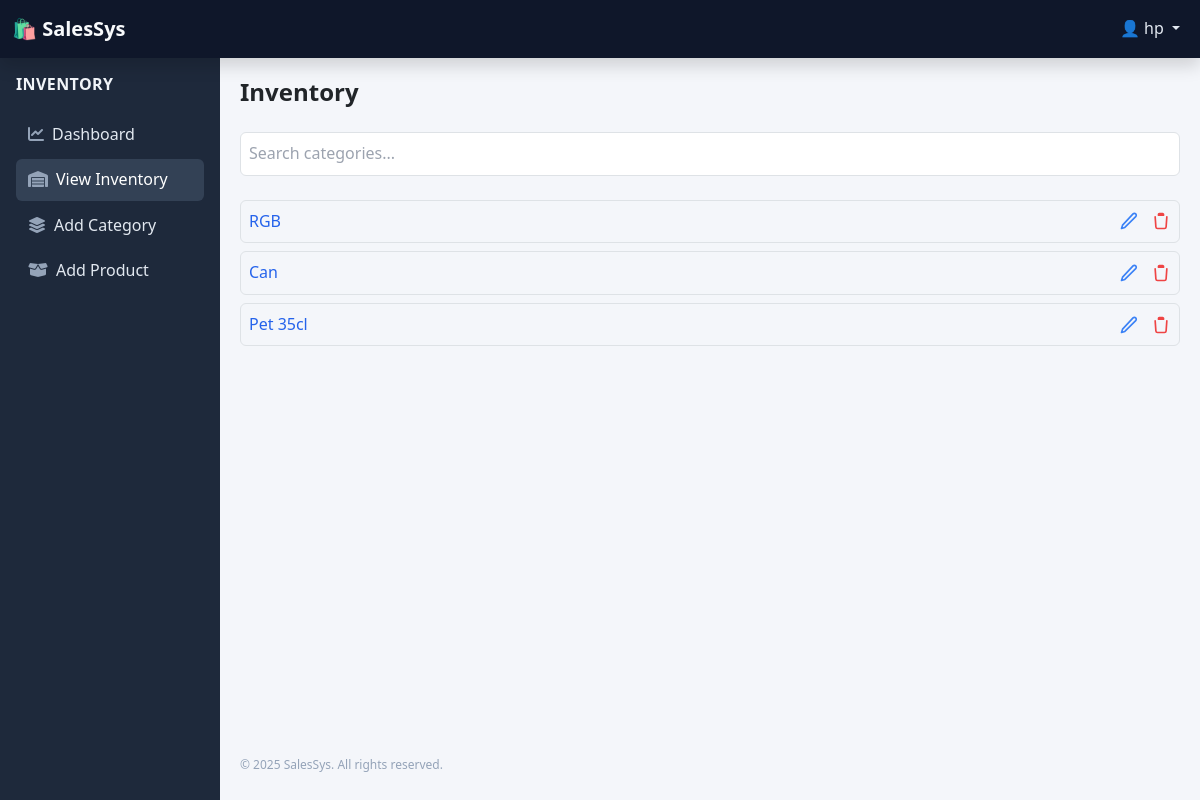
/inventory/ (signed in), run on the app's committed database.
### core/models.py (models this page shows, shortened)
class CustomUser(AbstractUser):
    ROLE_CHOICES = (
        ('admin_panel', 'Administrator'),
        ('storekeeper', 'Store Keeper'),
        ('salesperson', 'Sales Person')
    )
    role = models.CharField(max_length=40, choices=ROLE_CHOICES)

### inventory/models.py (models this page shows, shortened)
class Category(models.Model):
    name = models.CharField(max_length=100)
    created_by = models.ForeignKey(
        settings.AUTH_USER_MODEL,
        null=True,
        blank=True,
        on_delete=models.SET_NULL
    )
    created_at = models.DateTimeField(default=timezone.now)
    class Meta:
        verbose_name_plural = 'categories'

### inventory/views.py (the view)
# urls.py: path('', views.inventory_view, name='inventory'),
@login_required
@user_passes_test(is_storekeeper)
def inventory_view(request):
    categories = Category.objects.all()
    return render(request, 'inventory/inventory.html', {'categories': categories})

### inventory/views.py (called while the page is built)
def is_storekeeper(user):
    return user.is_authenticated and user.is_storekeeper

### inventory/templates/inventory/inventory.html (shortened to what this page needs)
{% extends "inventory_base.html" %}
{% block content %}
<h1 class="text-2xl font-bold mb-6">Inventory</h1>
<div class="mb-4">
    <input type="text" id="categorySearch" placeholder="Search categories..."
           class="w-full p-2 border rounded"/>
</div>
{% if categories %}
<div id="inventory" class="list-group" style="border-radius: 10px">
    {% for category in categories %}
    <div class="flex justify-between items-center mb-2 p-2 border rounded category-item">
        <a href="{% url 'product' category.id %}" class="flex-grow text-blue-600 hover:underline">
            {{ category.name }}
        </a>
        <div class="flex space-x-3">
            <a href="{% url 'edit_category' category.id %}" class="text-blue-500 hover:text-blue-700" title="Edit">
                <svg xmlns="http://www.w3.org/2000/svg" class="h-5 w-5" fill="none" viewBox="0 0 24 24"
                     stroke="currentColor" stroke-width="2">
                    <path stroke-linecap="round" stroke-linejoin="round"
                          d="M16.862 3.487a2.25 2.25 0 113.182 3.182L7 19.713 3 21l1.287-4L16.862 3.487z"/>
                </svg>
            </a>
            <a href="{% url 'delete_category' category.id %}" class="text-red-500 hover:text-red-700" title="Delete"
               onclick="return confirm('Are you sure you want to delete this category?');">
                <svg xmlns="http://www.w3.org/2000/svg" class="h-5 w-5" fill="none" viewBox="0 0 24 24"
                     stroke="currentColor" stroke-width="2">
                    <path stroke-linecap="round" stroke-linejoin="round"
                          d="M19 7l-.867 12.142A2 2 0 0116.138 21H7.862a2 2 0 01-1.995-1.858L5 7m5-4h4m-4 0a1 1 0 00-1 1v1h6V4a1 1 0 00-1-1m-4 0h4"/>
                </svg>
            </a>
        </div>
    </div>
    {% endfor %}
</div>
{% else %}
    <div class="no-orders">
        No category found.
    </div>
{% endif %}
{% endblock %}

### templates/inventory_base.html (shortened to what this page needs)
<!DOCTYPE html>
{% load static %}
<html lang="en">
<head>
    <link href="https://cdn.jsdelivr.net/npm/bootstrap@5.3.0/dist/css/bootstrap.min.css" rel="stylesheet">
    <link href="https://cdnjs.cloudflare.com/ajax/libs/font-awesome/6.4.0/css/all.min.css" rel="stylesheet">
    <link href="https://cdn.jsdelivr.net/npm/tailwindcss@2.2.19/dist/tailwind.min.css" rel="stylesheet">
    <link href="https://cdnjs.cloudflare.com/ajax/libs/toastr.js/latest/toastr.min.css" rel="stylesheet">
    <link rel="stylesheet" href="{% static 'css/sale.css' %}">
</head>
<body>
<nav class="navbar navbar-expand-lg fixed-top shadow">
    <div class="container-fluid">
        <a class="navbar-brand" href="{% url 'create_order' %}">🛍️ SalesSys</a>
        <div class="collapse navbar-collapse justify-content-end" id="navbarCollapseMenu">
            <ul class="navbar-nav mb-2 mb-lg-0">
                {% if request.user.is_authenticated %}
                    <li class="nav-item dropdown">
                        <a class="nav-link dropdown-toggle" href="#" id="userDropdown" role="button" data-bs-toggle="dropdown">
                            👤 {{ request.user.username }}
                        </a>
                    </li>
                {% else %}
                    <li class="nav-item">
                        <a class="nav-link" href="{% url 'login' %}">Login</a>
                    </li>
                {% endif %}
            </ul>
        </div>
    </div>
</nav>
<div class="d-flex">
    <div class="sidebar p-3" id="sidebar">
        <ul class="nav flex-column">
            <li class="nav-item mb-3">
                <strong class="uppercase tracking-wide">Inventory</strong>
            </li>
            <li class="nav-item">
                <a href="{% url 'inventory_dashboard' %}" class="nav-link {% if request.path == '/inventory/dashboard/' %}active{% endif %}">
                    <i class="fa fa-chart-line me-2"></i>Dashboard
                </a>
            </li>
            <li class="nav-item">
                <a href="{% url 'inventory' %}" class="nav-link {% if request.path == '/inventory/' %}active{% endif %}">
                    <i class="fa fa-warehouse me-2"></i>View Inventory
                </a>
            </li>
            <li class="nav-item">
                <a href="{% url 'create_category' %}" class="nav-link {% if request.path == '/inventory/category/add/' %}active{% endif %}">
                    <i class="fa fa-layer-group me-2"></i>Add Category
                </a>
            </li>
            <li class="nav-item">
                <a href="{% url 'create_product' %}" class="nav-link {% if request.path == '/inventory/product/add/' %}active{% endif %}">
                    <i class="fa fa-box-open me-2"></i>Add Product
                </a>
            </li>
        </ul>
    </div>
    <div class="content">
        {% block content %}{% endblock %}
        <footer style="position:fixed;   bottom: 10px;">
            © {{ year|default:"2025" }} SalesSys. All rights reserved.
        </footer>
    </div>
</div>
</body>
</html>

### static/css/sale.css (style rules this page uses)
*, *::before, *::after { box-sizing: border-box; }
body { padding-top: 56px; margin: 0; font-family: 'Segoe UI', Tahoma, Geneva, Verdana, sans-serif; }
.sidebar { height: calc(100vh - 56px); width: 190px; background-color: #bdc9d9; padding: 20px; position: fixed; top: 56px; left: 0; z-index: 1000; overflow-y: auto; }
.content { margin-left: 190px; padding: 20px; }
.nav-link { font-weight: 500; color: #333; padding: 8px 12px; display: block; transition: background-color 0.2s ease; text-decoration: none; }
.nav-link:hover, .nav-link.active { background-color: #3a638e; border-radius: 5px; color: white; }

### templates/inventory_base.html (style rules this page uses)
body { padding-top: 56px; background-color: #f4f6fa; font-family: 'Segoe UI', Tahoma, Geneva, Verdana, sans-serif; line-height: 1.6; }
.sidebar { background-color: #1e293b; min-height: 100vh; transition: left 0.3s ease-in-out; position: fixed; top: 56px; left: 0; width: 220px; overflow-y: auto; z-index: 1000; }
.sidebar .nav-link { color: #cbd5e1; border-radius: 0.375rem; padding: 8px 12px; margin-bottom: 4px; }
.sidebar .nav-link:hover, .sidebar .nav-link.active { background-color: #334155; color: #ffffff !important; }
.sidebar .nav-link i { color: #94a3b8; }
.sidebar strong { color: #f1f5f9; font-size: 1rem; }
.navbar { background-color: #0f172a; }
.navbar-brand { color: #f8fafc !important; font-weight: bold; }
.nav-link, .dropdown-menu a { color: #e2e8f0 !important; }
.content { margin-left: 220px; padding: 20px; width: 100%; }
footer { text-align: center; color: #94a3b8; font-size: 0.75rem; padding: 1rem 0; }

### data on the page
CustomUser: user.username "hp"
Category: name "RGB"
Category: name "Can"
Category: name "Pet 35cl"

### other printed values
{{ year|default:"2025" }} "2025"
